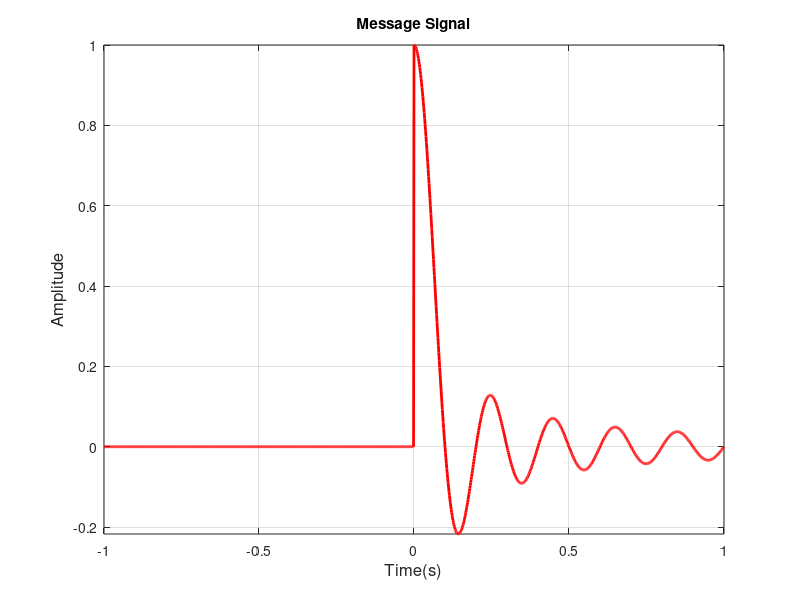

Source code (MATLAB): (Note: this script raises an error after producing the figure.)
%% problem 3
clc;
clear all;
close all;
%% start simulation
t0 = 2; % signal duration
fs = 700; % sampling frequency
t = [-t0/2:1/fs:t0/2];
for i=1:length(t)
    if t(i)>=0
        x_m(i) = sinc(10*t(i));
    else
        x_m(i)=0;
    end
end
plot(t,x_m,'-r','LineWidth',2)
grid on
title('Message Signal')
xlabel('Time(s)','FontSize',12)
ylabel('Amplitude','FontSize',12)
axis tight

%% DSB
A_c = 1;
FC = [30,70,140,500,1100];
for i = 1:length(FC)
    fc = FC(i);
    figure
    x_c = DSB_mod(x_m,A_c,fc,t);
    plot(t,x_c,'r','LineWidth',2)
    xlabel('Time(s)','FontSize',12)
    ylabel('Amplitude')
    title('DSB Modulation')
    grid on
    axis tight
    legend(sprintf('fc = %i Hz',fc))
end

%% Fourier Transform
fc = 110;
x_c = DSB_mod(x_m,A_c,fc,t);
N_FFT = 2^nextpow2(length(x_c)); %FFT Sample points
x_c_f = fft(x_c,N_FFT);
x_c1 = [x_c,zeros(1,N_FFT-length(x_c))];
f = [0:fs:fs*(length(x_c1)-1)]-fs/2;
figure
plot(f,abs(fftshift(x_c_f)),'-b','LineWidth',2)
grid on
title('Spectrum of the Modulation signal (DSB) and fc = 110 Hz');
ylabel('X(f)','FontSize',12)
xlabel('Frequency (Hz)','FontSize',12)
axis tight

%% DSB Demodulation
fc = 110;
x_c = DSB_mod(x_m,A_c,fc,t);
x_est = DSB_demod(x_c,A_c,fc,t);
figure
plot(t,x_est,'k-','LineWidth',2)
xlabel('Time(s)','FontSize',12)
ylabel('Amplitude')
title('DSB demodulation')
grid on
axis tight
